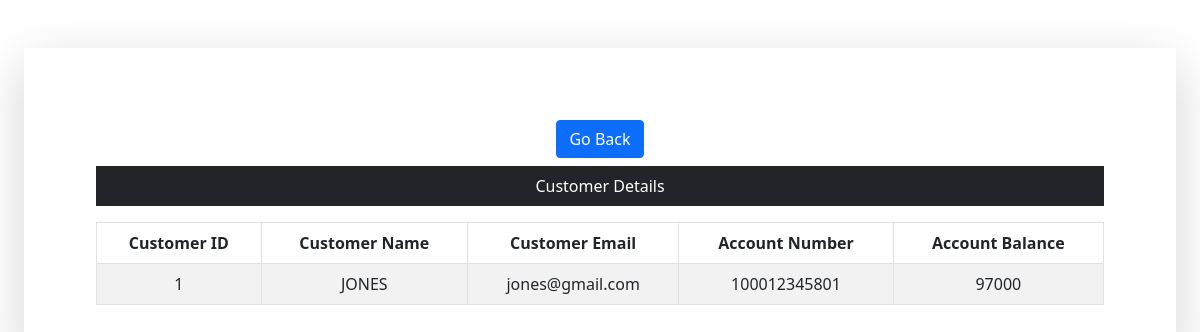
Screenshot of /view_customer.php?cid=1 with the database file from the repository.
### tables this page shows
CREATE TABLE `customers_tb` (
  `customers_id` int(11) NOT NULL,
  `customers_name` varchar(60) NOT NULL,
  `customers_email` varchar(100) NOT NULL,
  `customers_current_balance` bigint(60) NOT NULL,
  `customers_account_no` bigint(12) NOT NULL
);

### view_customer.php (the view, shortened to what this page needs)
<?php
include('dbConnection.php');
?>
<!DOCTYPE html>
<html lang="en">
<head>
    <link rel="stylesheet" href="css/bootstrap.min.css">
    <link rel="stylesheet" href="css/all.min.css">
</head>
<body>
<div class="mx-4 shadow-lg p-4 mt-5 mb-5">
  <div class="mx-5 mt-5 text-center">
  <div class="form-group mb-2">
    <a class="btn btn-primary" href="customer.php">Go Back</a>
  </div>
      <div class="table-responsive">
        <p class="bg-dark text-white text-center p-2">Customer Details</p>
          <table class="col-md-12 table table-striped table-bordered table-fixed">
            <thead>
              <tr>
                <th scope="col">Customer ID</th>
                <th scope="col">Customer Name</th>
                <th scope="col">Customer Email</th>
                <th scope="col">Account Number</th>
                <th scope="col">Account Balance</th>
              </tr>
            </thead>
            <tbody>
              <tr>
              <?php
              $sid = $_GET['cid'];
                $sql = "SELECT * FROM customers_tb WHERE customers_id = '$sid' ";
                $query_rum = mysqli_query($conn,$sql);
                foreach($query_rum as $row) { ?>
                  <td><?php echo $row['customers_id']; ?></td>
                  <td><?php echo $row['customers_name']; ?></td>
                  <td><?php echo $row['customers_email']; ?></td>
                  <td><?php echo $row['customers_account_no']; ?></td>
                  <td><?php echo $row['customers_current_balance']; ?></td>
              </tr>
            <?php } ?>
          </tbody>
        </table>
      </div>
  </div>
</div>
</body>
</html>

### rows the page displays
customers_tb: customers_id "1", customers_name "JONES", customers_email "jones@gmail.com", customers_account_no "100012345801", customers_current_balance "97000"
